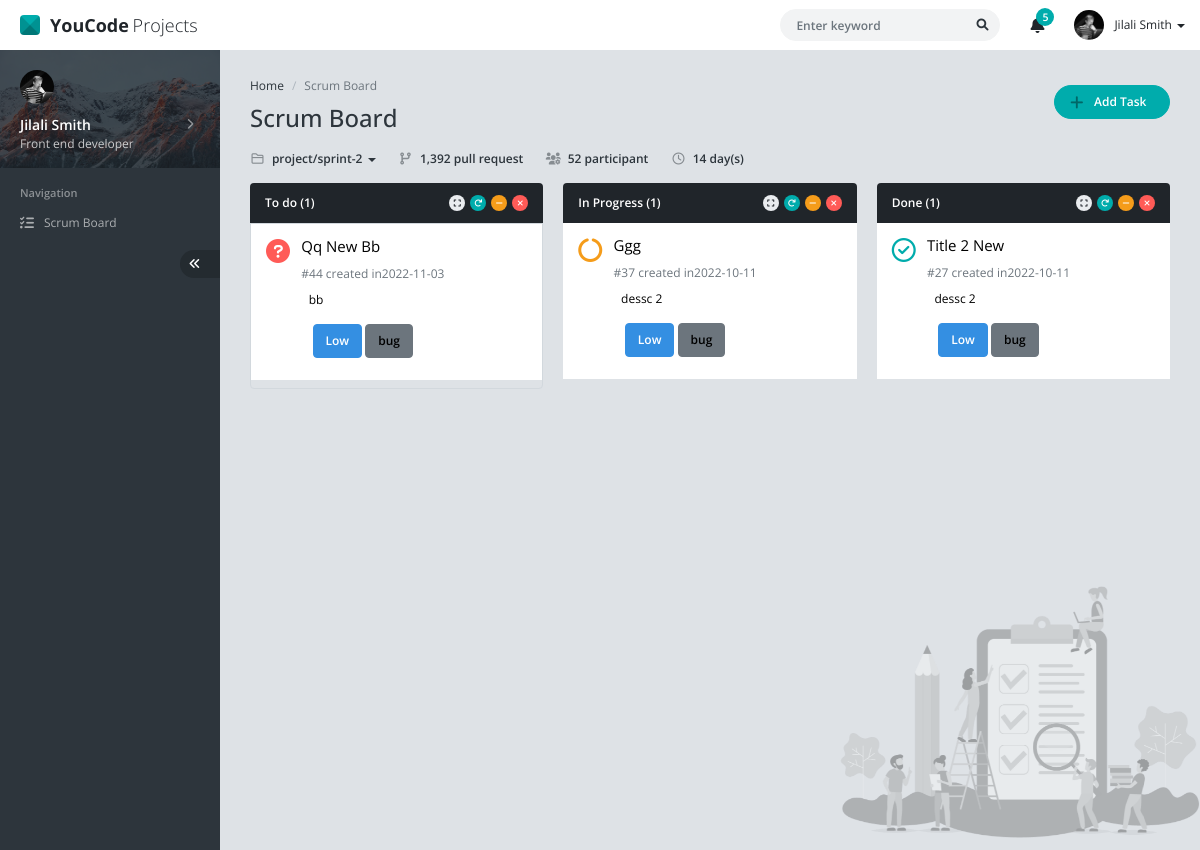
The page / on the database its author committed.
### tables this page shows
CREATE TABLE `tasks` (
  `id` int(11) NOT NULL,
  `title` varchar(255) DEFAULT NULL,
  `type_id` int(11) NOT NULL,
  `priority_id` int(11) NOT NULL,
  `status_id` int(11) NOT NULL,
  `task_datetime` date DEFAULT NULL,
  `description` text DEFAULT NULL
);

CREATE TABLE `prioritises` (
  `id` int(11) NOT NULL,
  `name` varchar(255) DEFAULT NULL
);

CREATE TABLE `types` (
  `id` int(11) NOT NULL,
  `name` varchar(255) DEFAULT NULL
);

### scripts.php (the view, shortened to what this page needs)
<?php
    function getTasks($nb)
    {
        include('database.php');
        $req="SELECT tasks.id,title,prioritises.name as 'priority',statuses.id as 'statuss',types.name as 'type',tasks.description,tasks.task_datetime, tasks.priority_id,tasks.type_id    FROM tasks,statuses,types,prioritises WHERE status_id=statuses.id and type_id=types.id and priority_id=prioritises.id ";
        $query=mysqli_query($conn,$req);
        while($rows=mysqli_fetch_assoc($query))
        {
            if($nb==1){$icon="fa fa-question-circle ";$color="danger";}
            elseif($nb==2){$icon="fa fa-circle-notch fa-spin";$color="warning";}
            elseif($nb==3){$icon="fa-regular fa-circle-check ";$color="success";}
             if($rows['statuss']==$nb)
             {
              $id=$rows['id'];
                echo '
                <button  draggable="true" data-bs-toggle="modal"   href="#modal-task"  class="d-flex border-0 text-start bg-white w-100 mb-2 p-2 w-100 btn-task tt" onclick="showInfo('.$id.')">
                <input type="hidden" name="task-id" data="'.$rows['id'].'" id="task-id'.$id.'">
                <div class="" fs-4">
                <i class=" text-'.$color.' '.$icon.' fs-2 p-2"></i>
               </div>
                     <div class="">
                    <div id="title'.$id.'" data="'.$rows['title'].'" class="fs-5 text-capitalize p-1">'.$rows['title'].'</div>
                         <div class="m-1">
                         <div id="date'.$id.'" data="'.$rows['task_datetime'].'" class="text-secondary"> #'.$rows['id'].' created in'.$rows['task_datetime'].'</div>
                             <div id="description'.$id.'" data="'.$rows['description'].'" class="m-2" title="There is hain comments may affect initial criteria, just update this primary description accordingly.">'.$rows['description'].'</div>
                             </div>
                         <div class="m-3">
                        <span id="priority'.$id.'"  data="'.$rows['priority_id'].'" class="btn btn-primary">'.$rows['priority'].'</span>
                            <span id="type'.$id.'" data="'.$rows['type_id'].'" class="btn btn-secondary text-black">'.$rows['type'].'</span>
                            </div>
                     </div>
                     <input type="hidden" value="'.$rows['statuss'].'" id="task-status'.$id.'" data="'.$rows['statuss'].'" name="task-status">
               </button>';
             }
            }
    }
    function countDone($status)
    {
        include('database.php');
        $req="SELECT COUNT(*) As nbElements From tasks where status_id='$status'";
        $query=mysqli_query($conn,$req);
        $rows=mysqli_fetch_assoc($query);
          echo $rows['nbElements'];
    }
?>

### index.php (shortened to what this page needs)
<?php
    include('scripts.php');
?>
<!DOCTYPE html>
<html lang="en" >
<head>
	<link href="assets/css/vendor.min.css" rel="stylesheet" />
	<link href="assets/css/default/app.min.css" rel="stylesheet" />
	<link href="style.css" rel="stylesheet" />
</head>
<body>
	<div id="app" class="app app-header-fixed app-sidebar-fixed">
		<div id="header" class="app-header">
			<div class="navbar-header">
				<a href="index.html" class="navbar-brand"><span class="navbar-logo"></span> <b class="me-1">YouCode</b> Projects</a>
			</div>
			<div class="navbar-nav">
				<div class="navbar-item navbar-form">
					<form action="" method="POST" name="search">
						<div class="form-group">
							<input type="text" class="form-control" placeholder="Enter keyword" />
							<button type="submit" class="btn btn-search"><i class="fa fa-search"></i></button>
						</div>
					</form>
				</div>
				<div class="navbar-item dropdown">
					<a href="#" data-bs-toggle="dropdown" class="navbar-link dropdown-toggle icon">
						<i class="fa fa-bell"></i>
						<span class="badge">5</span>
					</a>
				</div>
				<div class="navbar-item navbar-user dropdown">
					<a href="#" class="navbar-link dropdown-toggle d-flex align-items-center" data-bs-toggle="dropdown">
						<img src="assets/img/user/user-13.jpg" alt="" />
						<span>
							<span class="d-none d-md-inline">Jilali Smith</span>
							<b class="caret"></b>
						</span>
					</a>
				</div>
			</div>
		</div>
		<div id="sidebar" class="app-sidebar">
			<div class="app-sidebar-content" data-scrollbar="true" data-height="100%">
				<div class="menu">
					<div class="menu-profile">
						<a href="javascript:;" class="menu-profile-link" data-toggle="app-sidebar-profile" data-target="#appSidebarProfileMenu">
							<div class="menu-profile-cover with-shadow"></div>
							<div class="menu-profile-image">
								<img src="assets/img/user/user-13.jpg" alt="" />
							</div>
							<div class="menu-profile-info">
								<div class="d-flex align-items-center">
									<div class="flex-grow-1">
										Jilali Smith
									</div>
									<div class="menu-caret ms-auto"></div>
								</div>
								<small>Front end developer</small>
							</div>
						</a>
					</div>
					<div class="menu-header">Navigation</div>
					<div class="menu-item">
						<a href="index.html" class="menu-link">
							<div class="menu-icon">
								<i class="fa fa-list-check"></i>
							</div>
							<div class="menu-text">Scrum Board</div>
						</a>
					</div>
					<div class="menu-item d-flex">
						<a href="javascript:;" class="app-sidebar-minify-btn ms-auto" data-toggle="app-sidebar-minify"><i class="fa fa-angle-double-left"></i></a>
					</div>
				</div>
			</div>
		</div>
		<div id="content" class="app-content" style="min-height: 100vh; background: url(assets/img/cover/cover-scrum-board.png) no-repeat fixed; background-size: 360px; background-position: right bottom;">
			<div class="d-flex align-items-center mb-3">
				<div>
					<ol class="breadcrumb">
						<li class="breadcrumb-item"><a href="javascript:;">Home</a></li>
						<li class="breadcrumb-item active">Scrum Board </li>
					</ol>
					<h1 class="page-header mb-0">
						Scrum Board
					</h1>
				</div>
				<div class="ms-auto">
				<a id ="btn-add-task" href="#modal-task" data-bs-toggle="modal" class="btn btn-success btn-rounded px-4 rounded-pill"><i class="fa fa-plus fa-lg me-2 ms-n2 text-success-900"></i> Add Task</a>
				</div>
			</div>
			<div class="mb-3 d-md-flex fw-bold">
				<div class="dropdown-toggle">
					<a href="#" data-bs-toggle="dropdown" class="text-decoration-none text-dark"><i class="far fa-folder fa-fw text-dark text-opacity-50 me-1"></i> project/sprint-2 <b class="caret"></b></a>
				</div>
				<div class="ms-md-4 mt-md-0 mt-2"><i class="fa fa-code-branch fa-fw me-1 text-dark text-opacity-50"></i> 1,392 pull request</div>
				<div class="ms-md-4 mt-md-0 mt-2"><i class="fa fa-users-cog fa-fw me-1 text-dark text-opacity-50"></i> 52 participant</div>
				<div class="ms-md-4 mt-md-0 mt-2"><i class="far fa-clock fa-fw me-1 text-dark text-opacity-50"></i> 14 day(s)</div>
			</div>
			<div class="row">
				<div class="col-xl-4 col-lg-6 ">
					<div class="panel panel-inverse bg-transparent ">
						<div class="panel-heading">
							<h4 class="panel-title">To do (<span id="to-do-tasks-count"><?php countDone(1) ;?></span>)</h4>
							<div class="panel-heading-btn">
								<a href="javascript:;" class="btn btn-xs btn-icon btn-default" data-toggle="panel-expand"><i class="fa fa-expand"></i></a>
								<a href="javascript:;" class="btn btn-xs btn-icon btn-success" data-toggle="panel-reload"><i class="fa fa-redo"></i></a>
								<a href="javascript:;" class="btn btn-xs btn-icon btn-warning" data-toggle="panel-collapse"><i class="fa fa-minus"></i></a>
								<a href="javascript:;" class="btn btn-xs btn-icon btn-danger" data-toggle="panel-remove"><i class="fa fa-times"></i></a>
							</div>
						</div>
						<div class="list-group-item card-item bg-transparent pp ls" id="to-do-tasks">
							<?php
								getTasks(1);
							?>
						</div>
					</div>
				</div>
				<div class="col-xl-4 col-lg-6">
					<div class="panel panel-inverse bg-transparent">
						<div class="panel-heading">
							<h4 class="panel-title">In Progress (<span id="in-progress-tasks-count"><?php countDone(2) ;?></span>)</h4>
							<div class="panel-heading-btn">
								<a href="javascript:;" class="btn btn-xs btn-icon btn-default" data-toggle="panel-expand"><i class="fa fa-expand"></i></a>
								<a href="javascript:;" class="btn btn-xs btn-icon btn-success" data-toggle="panel-reload"><i class="fa fa-redo"></i></a>
								<a href="javascript:;" class="btn btn-xs btn-icon btn-warning" data-toggle="panel-collapse"><i class="fa fa-minus"></i></a>
								<a href="javascript:;" class="btn btn-xs btn-icon btn-danger" data-toggle="panel-remove"><i class="fa fa-times"></i></a>
							</div>
						</div>
						<div class="list-group list-group-flush rounded-bottom overflow-hidden panel-body p-0 bg-transparent pp ls" id="in-progress-tasks">
							<?php
									    getTasks(2);
							?>
						</div>
					</div>
				</div>
				<div class="col-xl-4 col-lg-6">
					<div class="panel panel-inverse bg-transparent">
						<div class="panel-heading">
							<h4 class="panel-title">Done (<span id="done-tasks-count"><?php countDone(3) ;?></span>)</h4>
							<div class="panel-heading-btn">
								<a href="javascript:;" class="btn btn-xs btn-icon btn-default" data-toggle="panel-expand"><i class="fa fa-expand"></i></a>
								<a href="javascript:;" class="btn btn-xs btn-icon btn-success" data-toggle="panel-reload"><i class="fa fa-redo"></i></a>
								<a href="javascript:;" class="btn btn-xs btn-icon btn-warning" data-toggle="panel-collapse"><i class="fa fa-minus"></i></a>
								<a href="javascript:;" class="btn btn-xs btn-icon btn-danger" data-toggle="panel-remove"><i class="fa fa-times"></i></a>
							</div>
						</div>
						<div class="list-group list-group-flush rounded-bottom overflow-hidden panel-body p-0 bg-transparent pp ls" id="done-tasks">
							<?php
									 getTasks(3);
							?>
						</div>
					</div>
				</div>
			</div>
		</div>
	</div>
</body>
</html>

### style.css (style rules this page uses)
.pp { padding: 0; }

### rows shown on the page
tasks: title "Qq New Bb", id "44", task_datetime "2022-11-03", description "bb", priority.name "Low", type.name "bug"
tasks: title "Ggg", id "37", task_datetime "2022-10-11", description "dessc 2", priority.name "Low", type.name "bug"
tasks: title "Title 2 New", id "27", task_datetime "2022-10-11", description "dessc 2", priority.name "Low", type.name "bug"

### other values the page prints
$rows['nbElements'] "1 1 1"
